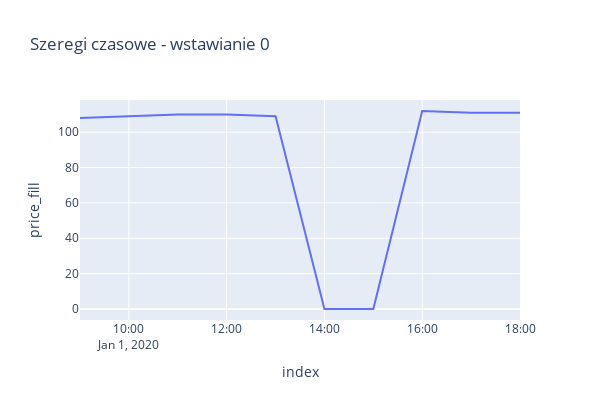

Here is the notebook cell this chart was saved with:
### Code cell
df_plotly = df.reset_index()
df_plotly['price_fill'] = df_plotly['price'].fillna(0)
px.line(df_plotly, 'index', 'price_fill', width=600, height=400, title='Szeregi czasowe - wstawianie 0')

### Figure 1 — Plotly figure (JSON) as saved in the notebook; plotly's stock layout.template omitted (floating-point values rounded to 4 significant figures)
{"data": [{"hovertemplate": "index=%{x}<br>price_fill=%{y}<extra></extra>", "legendgroup": "", "line": {"color": "#636efa", "dash": "solid"}, "marker": {"symbol": "circle"}, "mode": "lines", "name": "", "orientation": "v", "showlegend": false, "type": "scatter", "x": ["2020-01-01T09:00:00", "2020-01-01T10:00:00", "2020-01-01T11:00:00", "2020-01-01T12:00:00", "2020-01-01T13:00:00", "2020-01-01T14:00:00", "2020-01-01T15:00:00", "2020-01-01T16:00:00", "2020-01-01T17:00:00", "2020-01-01T18:00:00"], "xaxis": "x", "y": [108, 109, 110, 110, 109, 0, 0, 112, 111, 111], "yaxis": "y"}], "layout": {"height": 400, "legend": {"tracegroupgap": 0}, "title": {"text": "Szeregi czasowe - wstawianie 0"}, "width": 600, "xaxis": {"anchor": "y", "domain": [0, 1], "title": {"text": "index"}}, "yaxis": {"anchor": "x", "domain": [0, 1], "title": {"text": "price_fill"}}}}
